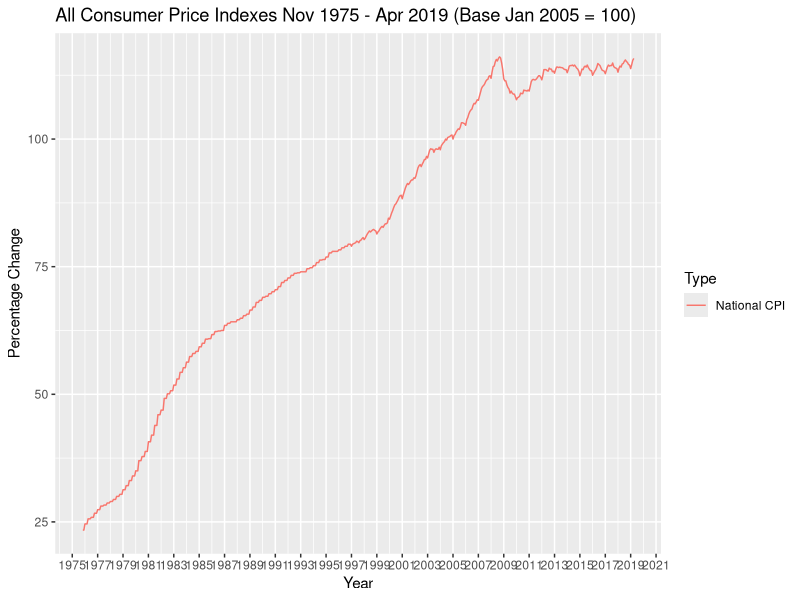
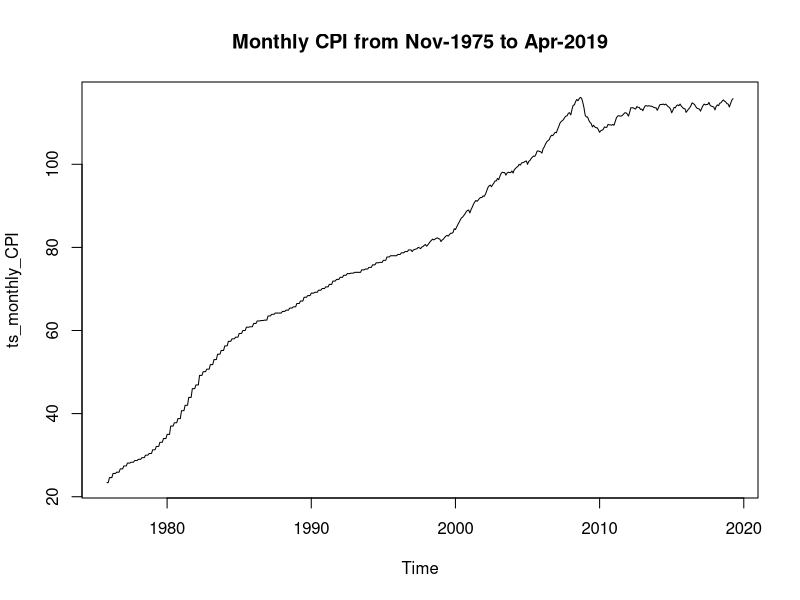
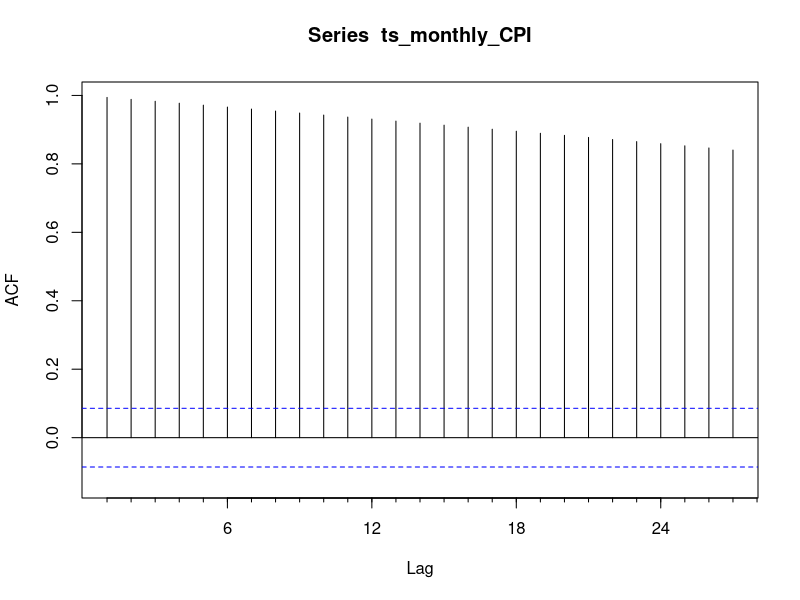
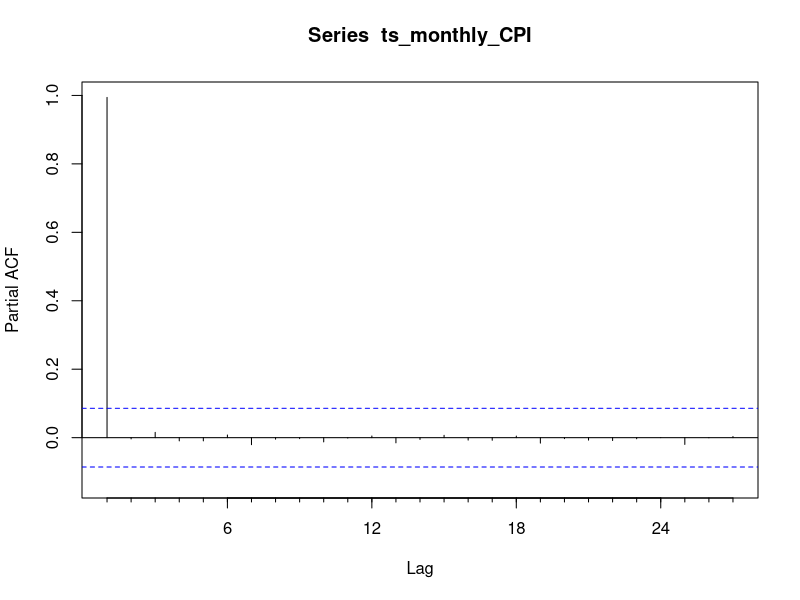
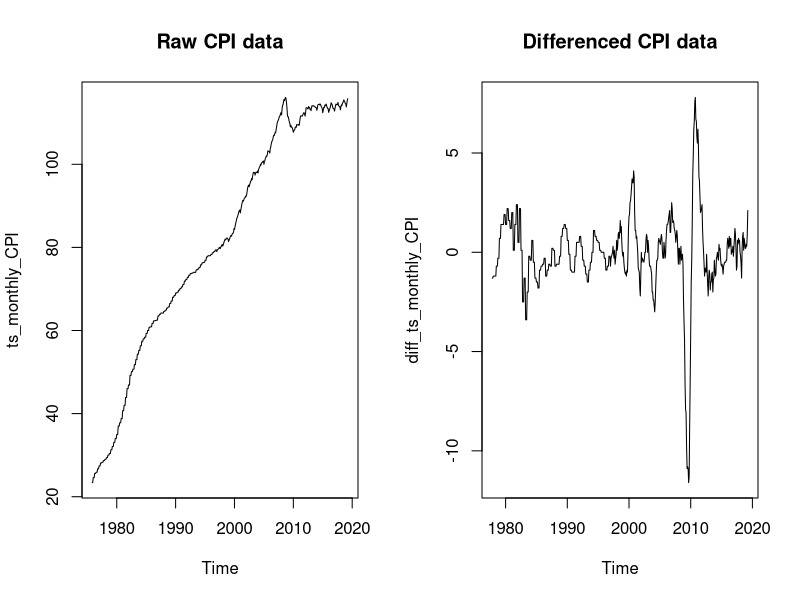
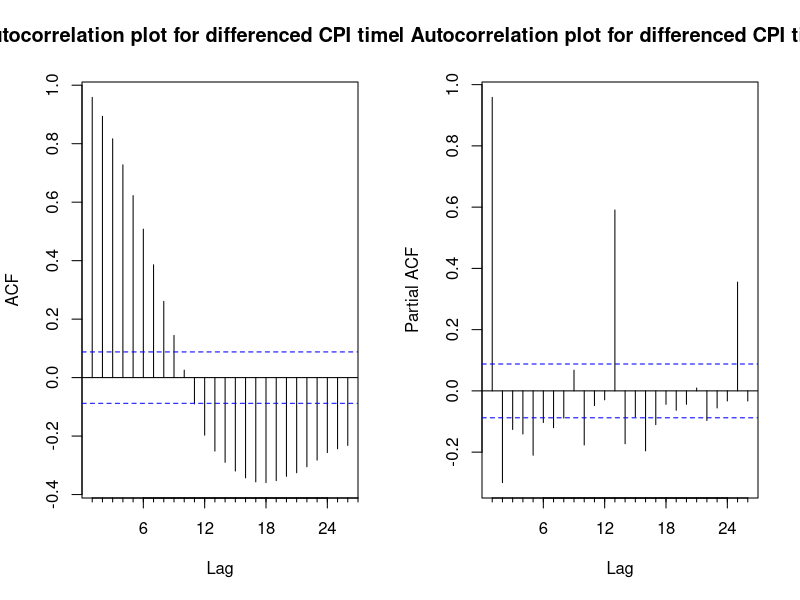
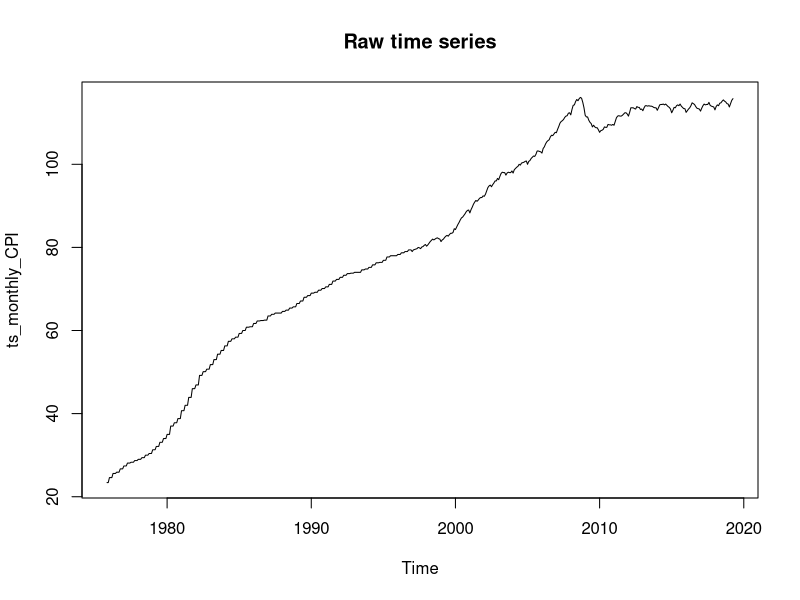
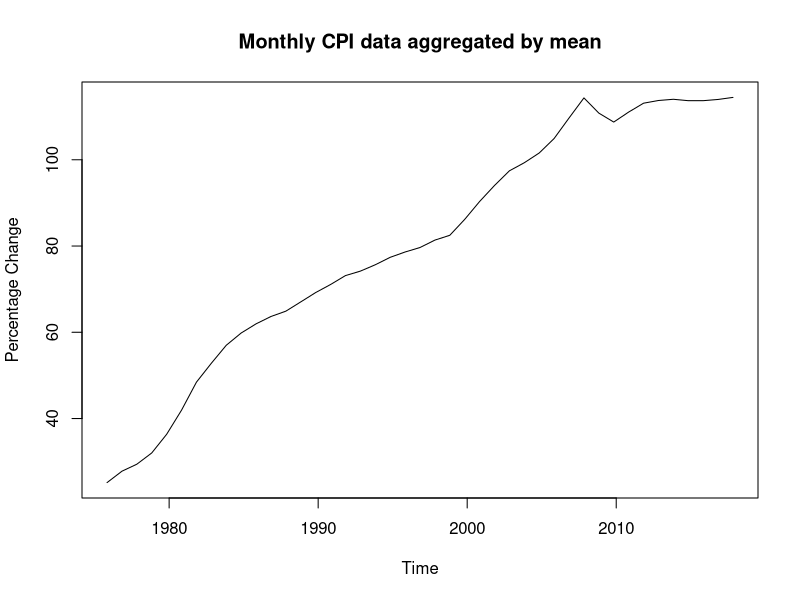

These figures' R source, in order:
# Name: Iarlaith McLaughlin
# Student Number: L00144319
# Date: 29/05/2019
# Course: MSc. in Big Data Analysis
# Assignment: CA4 - Predictive Modelling

# Source for Consumer Price Index by month: https://www.cso.ie/en/statistics/prices/consumerpriceindex/

# Loading libraries
library('ggplot2')
library('forecast')
library('tseries')
library('zoo')

# The below will read the Consumer Price Index CSV file into a dataframe called "monthly_CPI". This data set
# has used Jan of 2005 as it's start point and all other values are marked as a percentage of this value e.g 
# Jan 2005 has a value of 100 (100%) and Jan 2019 was 113.8 (13.8% increase in comparison to Jan 2005). This data set
# has records from Nov 1975 to April 2019.

monthly_CPI <- read.csv('CPI.csv', header = TRUE, stringsAsFactors = FALSE)
head(monthly_CPI)
nrow(monthly_CPI)
summary(monthly_CPI)
str(monthly_CPI)

# Using the yearmon and as.Date functions to change the format of the date in the data frame.
monthly_CPI$Date <- as.yearmon(monthly_CPI$Date)
monthly_CPI$Date <- as.Date(monthly_CPI$Date)
str(monthly_CPI)
head(monthly_CPI)

# Plot of the CPI from 1975 to 2019.
p1 = ggplot(monthly_CPI, aes(x=Date, y=value, color=Type)) +
  geom_line() +
  labs(title = "All Consumer Price Indexes Nov 1975 - Apr 2019 (Base Jan 2005 = 100)", 
       x = "Year", y = "Percentage Change") +
  scale_x_date(date_breaks = "2 years", date_labels = "%Y")
print(p1)

# Summary
summary(monthly_CPI)

# Transform the data frame to time series object
ts_monthly_CPI <- ts(monthly_CPI$value, frequency = 12, start = c(1975,11)) # freq 12 => Monthly data. 
plot(ts_monthly_CPI, main = "Monthly CPI from Nov-1975 to Apr-2019")                     
summary(ts_monthly_CPI)

# To check time series information
start(ts_monthly_CPI)
end(ts_monthly_CPI)
frequency(ts_monthly_CPI)

# Check stationarity: If a time series has a trend or seasonality component, 
# it must be made stationary before ARIMA can be used to forecast.

# Using the Augmented Dickey-Fuller test statistic to tell if the data is stationary. 
adf.test(ts_monthly_CPI)
# Data is not stationary as p-value is above 0.05.
# The null-hypothesis for an ADF test is that the data are non-stationary. 
# So large p-values are indicative of non-stationarity, and small p-values suggest stationarity.

# Can also run kpss test. Null hypothesis here is that data IS stationary.
kpss.test(ts_monthly_CPI)
# Result also suggests data is non-stationary at present.

# Can also check data using Acf and Pacf plots.
Acf_result <- Acf(ts_monthly_CPI)
# The result here in that the points are gradually dropping towards zero so at the moment it's non-stationary.

# After plotting the ACF plot we move to Partial Autocorrelation Function plots (PACF). A partial autocorrelation 
# is a summary of the relationship between an observation in a time series with observations at prior time steps 
# with the relationships of intervening observations removed.
Pacf_result <- Pacf(ts_monthly_CPI)
# Note that the PACF plot has a significant spike only at lag 1,
# meaning that all the higher-order autocorrelations are effectively explained by the lag-1 autocorrelation.

# Difference Data: If the time series is not stationary, it needs to be stationarized through differencing. 

# Differenced function # The max.d is set to 20 as limited to 2 otherwise.
ndiffs(ts_monthly_CPI, max.d = 20) 
# This suggests we difference the data by 2nd order. 

# Since there is a need to remove stationality then the series is differenced by 2nd order (difference = 2).
# The lag was set to 12 as the data is monthly.
diff_ts_monthly_CPI <- diff(ts_monthly_CPI, differences = 2, lag = 12)
default_settings <- par(no.readonly = TRUE)
par(mfrow = c(1,2))
plot(ts_monthly_CPI, main = "Raw CPI data")

# Trend has been removed from differenced CPI
plot(diff_ts_monthly_CPI, main = "Differenced CPI data")

# Assess whether tred is still present in the data 
ndiffs(diff_ts_monthly_CPI)
adf.test(diff_ts_monthly_CPI)
# differenced data is now appears to be stationary (can reject null hypotheses as non-stationary)

# Normally in an ARIMA model, either an AR term or the MA term is used. To determine which one,
# the ACF and PACF plots are used.
# If there is a Positive autocorrelation at lag 1 in the Pacf then we use the AR model
# If there is a Negative autocorrelation at lag 1 then we use the MA model

Acf(diff_ts_monthly_CPI, main = "Autocorrelation plot for differenced CPI time series")
Pacf(diff_ts_monthly_CPI, main =  "Partial Autocorrelation plot for differenced CPI time series")

# No patterns emerging from the graphs (lags that break boundaries not mutiples of eachother) to remainder is just
# white noise. The Acf shows us that at lag = 0, the correlation is 1. This is because a series is always perfectly 
# correlated with itself. At lag = 1, the correlation is also very high. This means that CPI from one month to the 
# next month is similar (either before or after). The lag sharply decreases towards zero which indicates Auto 
# Regressive (AR). There is a big cut off after lag 1 from the PCF. This also indicates a Auto Regressive process.

# Let's look at the yearly cycles
par(mfrow = c(1,1))
default_settings <- par(no.readonly = TRUE)
plot(ts_monthly_CPI, main = "Raw time series")
y_boundary <- c(min(ts_monthly_CPI), max(ts_monthly_CPI))
# There is obviously an increasing trend in the CPI data. 

# The cycle can be printed - here it is a 12 month cycle ie. a year.
# The cycles can also be aggregated to produce a year on year trend. 
cycle(ts_monthly_CPI)
plot(aggregate(ts_monthly_CPI,FUN=mean), main = "Monthly CPI data aggregated by mean",
     xlab = "Time",
     ylab = "Percentage Change")

# A boxplot of the cycles can also show if a seasonality is present. 
boxplot(ts_monthly_CPI~cycle(ts_monthly_CPI), 
        main = "Boxplot of monthly cycles of CPI data",
        xlab = "Month",
        ylab = "Percentage Change")
# There doesn't appear to be a huge seasonality effect in the CPI data. This could be a result of the 
# data already being adjusted for seasonality before publication by CSO.

# applying additive model and seasonal swings should be similar year to year
decomposed_data <- decompose(ts_monthly_CPI, "additive") 
plot(decomposed_data)

par(mfrow = c(2,2))
plot(decomposed_data$trend, main = "Trend")
plot(decomposed_data$seasonal, main = "Season")
plot(decomposed_data$random, main = "Random")
plot(ts_monthly_CPI, main = "Actual Plot")
par(default_settings)
# Seasonality and randomness are very small with a large upward trend. 

# Can also use the stl function the check 
stl_CPI = stl(ts_monthly_CPI, "periodic")
seasonal_stl_CPI <- stl_CPI$time.series[,1]
trend_stl_CPI <- stl_CPI$time.series[,2]
random_stl_CPI <- stl_CPI$time.series[,3]

# Plotting stl results
plot(ts_monthly_CPI)
plot(as.ts(seasonal_stl_CPI))
plot(trend_stl_CPI)
plot(random_stl_CPI)
plot(stl_CPI)

ts_seasonal_adjust<-seasadj(stl_CPI)
par(mfrow = c(1,2))
# seasonal frequency set as 12 for monthly data. Seasonal plots for each year and summary seasonal plot
seasonplot(ts_seasonal_adjust, 12, col = rainbow(12), year.labels= TRUE, main = "Seasonal plot by year: CPI Data")
seasonplot(as.ts(seasonal_stl_CPI), 12, main = "Seasonal plot summary: CPI Data")
par(default_settings)
# We see that there is (albeit small) seasonality present in the CPI data. 

# ma() function can be used to smooth the time series. The 12 here means that 12 points will be taken with the 
# average used to plot the point on the graph. The 3 points would be the original point, the point immediately
# before and immediately after. The more points and averages we take the smoother the graph should be.

par(mfrow = c(2,2))
plot(ts_monthly_CPI, main = "Raw time series")

plot(ma(ts_monthly_CPI, 12), main = "simple moving averages (k=12)", 
     ylim = y_boundary)

plot(ma(ts_monthly_CPI, 20), main = "simple moving averages (k=20)", 
     ylim = y_boundary)

plot(ma(ts_monthly_CPI, 30), main = "simple moving averages (k=30)", 
     ylim = y_boundary)

# reset settings again
par(default_settings)

# Can also eradicate the trend by using the moving averages method.
# Trend is created using the simple moving averages of 30 as per above.
trend_CPI <- ma(ts_monthly_CPI, order = 30, centre = T)

# Can plot the trend compared to the original data
plot(ts_monthly_CPI, main = "Original CPI data vs. Trend")
lines(trend_CPI)

# Data withot the trend
detrend_CPI = ts_monthly_CPI - trend_CPI
# Plot of what is left after the trend is eradicated from the data (seasonality and remainder left)
plot(detrend_CPI, main = "De-Trended CPI data")


#################### Estimating the ARIMA model ############################################

# Everything above was to find the 'd' value (d is the number of nonseasonal differences needed for stationarity).
# We modify the d value to suit our original findings, d = 2.

# P = Periods to lag for eg: (if P=12 then we will use the 12 previous periods of our time series in the 
# autoregressive portion of the calculation) 
# P helps adjust the line that is being fitted to forecast the series
# d is the number of nonseasonal differences needed for stationarity, and
# q is the number of lagged forecast errors in the prediction equation. 

par(mfrow = c(1,2))
fit_diff_ts_monthly_CPI <- arima(ts_monthly_CPI, order = c(8,2,0), seasonal = c(2,0,0))
summary(fit_diff_ts_monthly_CPI)
fit_diff_ts_monthly_CPI
# A model with a lower AIC value is better than the one with a higher AIC value

Box.test(fit_diff_ts_monthly_CPI$resid, lag = 12, type = "Ljung-Box")
# null hypothesis cannoted be rejected - model must be a good fit.  

checkresiduals(fit_diff_ts_monthly_CPI)
autoplot(forecast(fit_diff_ts_monthly_CPI))
autoplot(fit_diff_ts_monthly_CPI)
# model fitted as all points are within boundaries in Inverse AR roots 
# This is expected because R ensures the fitted model is both stationary and invertible. Any roots close to the unit 
# circle may be numerically unstable, and the corresponding model will not be good for forecasting.


# Forecasting
fit_diff_ts_monthly_CPI_ar <- forecast(fit_diff_ts_monthly_CPI, h = 60)
plot(fit_diff_ts_monthly_CPI_ar,
     type="l",
     lwd=2,
     col="red",
     xlab = "Percentage Change",
     ylab = "Year")

# Printing the model will show the 80% and 95% confidence values for both high and low values
print(fit_diff_ts_monthly_CPI_ar)
write.csv(fit_diff_ts_monthly_CPI_ar, file = "PredictedCPI.csv")

##############  Auto Arima Model ###########################################
auto_arima_model_CPI <- auto.arima(ts_monthly_CPI)
auto_arima_model_CPI  

#lets run with trace to compare the information criterion
auto_arima_model_CPI <- auto.arima(ts_monthly_CPI, ic = c("aicc", "aic", "bic"), trace = TRUE, approximation=FALSE)
auto_arima_model_CPI
accuracy(auto_arima_model_CPI)
# Auto Arima only goes up to 5 orders 
box_test_2 <- Box.test(auto_arima_model_CPI$residuals, type = "Ljung-Box")
box_test_3 <- Box.test(auto_arima_model_CPI$residuals, type = "Box-Pierce")
box_test_2
box_test_3
# null hypothesis cannoted be rejected - model must be a good fit.  

checkresiduals(auto_arima_model_CPI)
autoplot(forecast(auto_arima_model_CPI))
autoplot(auto_arima_model_CPI)

# manual arima model
qqnorm(fit_diff_ts_monthly_CPI$residuals)
qqline(fit_diff_ts_monthly_CPI$residuals)
# auto arima model
qqnorm(auto_arima_model_CPI$residuals)
qqline(auto_arima_model_CPI$residuals)

CPI_forecast <- forecast(auto_arima_model_CPI, 60)
plot(CPI_forecast, xlab = "Year", ylab = "Monthly CPI")


